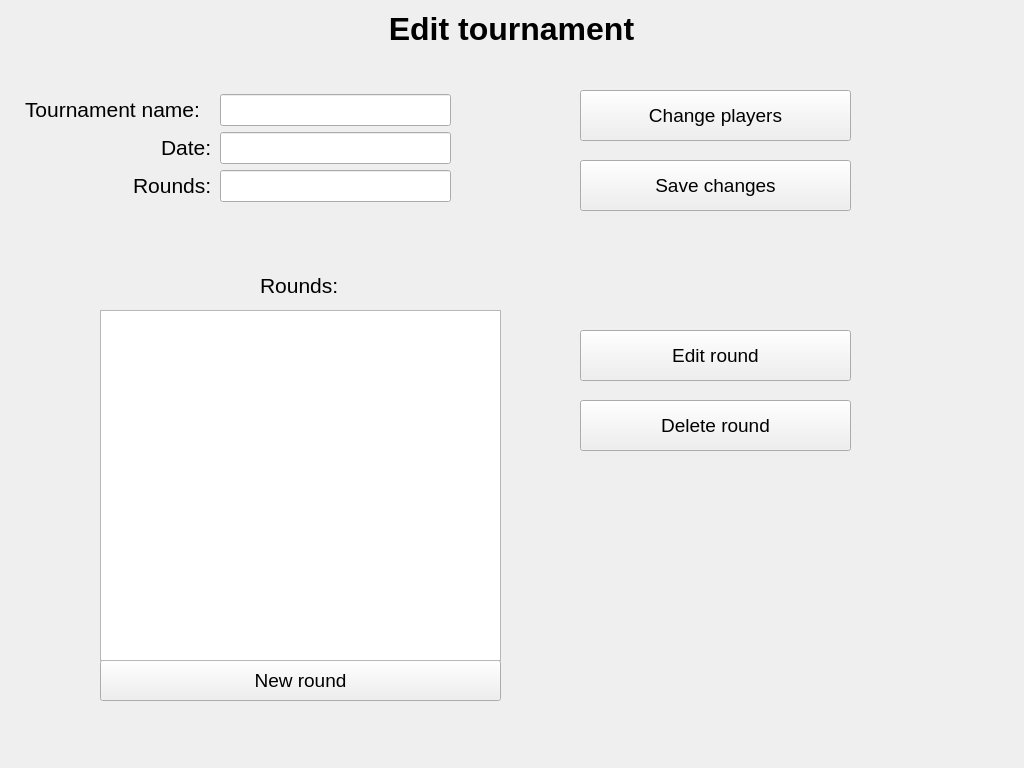
<?xml version="1.0" encoding="UTF-8"?>
<ui version="4.0">
 <class>EditTournament</class>
 <widget class="QWidget" name="EditTournament">
  <property name="geometry">
   <rect>
    <x>0</x>
    <y>0</y>
    <width>1024</width>
    <height>768</height>
   </rect>
  </property>
  <property name="font">
   <font>
    <pointsize>14</pointsize>
   </font>
  </property>
  <property name="windowTitle">
   <string>Form</string>
  </property>
  <widget class="QLabel" name="create_tournament_title">
   <property name="geometry">
    <rect>
     <x>6</x>
     <y>6</y>
     <width>1011</width>
     <height>45</height>
    </rect>
   </property>
   <property name="font">
    <font>
     <pointsize>24</pointsize>
     <weight>75</weight>
     <bold>true</bold>
    </font>
   </property>
   <property name="text">
    <string>Edit tournament</string>
   </property>
   <property name="alignment">
    <set>Qt::AlignCenter</set>
   </property>
  </widget>
  <widget class="QLabel" name="tournament_name_label">
   <property name="geometry">
    <rect>
     <x>25</x>
     <y>94</y>
     <width>189</width>
     <height>30</height>
    </rect>
   </property>
   <property name="font">
    <font>
     <pointsize>16</pointsize>
    </font>
   </property>
   <property name="text">
    <string>Tournament name:</string>
   </property>
  </widget>
  <widget class="QLineEdit" name="tournament_name_edit">
   <property name="geometry">
    <rect>
     <x>220</x>
     <y>94</y>
     <width>231</width>
     <height>32</height>
    </rect>
   </property>
  </widget>
  <widget class="QLabel" name="tournament_date_label">
   <property name="geometry">
    <rect>
     <x>161</x>
     <y>132</y>
     <width>53</width>
     <height>30</height>
    </rect>
   </property>
   <property name="font">
    <font>
     <pointsize>16</pointsize>
    </font>
   </property>
   <property name="text">
    <string>Date:</string>
   </property>
  </widget>
  <widget class="QLineEdit" name="tournament_date_edit">
   <property name="geometry">
    <rect>
     <x>220</x>
     <y>132</y>
     <width>231</width>
     <height>32</height>
    </rect>
   </property>
  </widget>
  <widget class="QLabel" name="tournament_rounds_label">
   <property name="geometry">
    <rect>
     <x>133</x>
     <y>170</y>
     <width>81</width>
     <height>30</height>
    </rect>
   </property>
   <property name="font">
    <font>
     <pointsize>16</pointsize>
    </font>
   </property>
   <property name="text">
    <string>Rounds:</string>
   </property>
  </widget>
  <widget class="QLineEdit" name="tournament_rounds_edit">
   <property name="geometry">
    <rect>
     <x>220</x>
     <y>170</y>
     <width>231</width>
     <height>32</height>
    </rect>
   </property>
  </widget>
  <widget class="QPushButton" name="new_round_button">
   <property name="geometry">
    <rect>
     <x>100</x>
     <y>660</y>
     <width>401</width>
     <height>41</height>
    </rect>
   </property>
   <property name="text">
    <string>New round</string>
   </property>
  </widget>
  <widget class="QPushButton" name="edit_tournament_button">
   <property name="geometry">
    <rect>
     <x>580</x>
     <y>160</y>
     <width>271</width>
     <height>51</height>
    </rect>
   </property>
   <property name="text">
    <string>Save changes</string>
   </property>
  </widget>
  <widget class="QLabel" name="label">
   <property name="geometry">
    <rect>
     <x>260</x>
     <y>270</y>
     <width>81</width>
     <height>30</height>
    </rect>
   </property>
   <property name="font">
    <font>
     <pointsize>16</pointsize>
    </font>
   </property>
   <property name="text">
    <string>Rounds:</string>
   </property>
  </widget>
  <widget class="QTableWidget" name="rounds_table">
   <property name="geometry">
    <rect>
     <x>100</x>
     <y>310</y>
     <width>401</width>
     <height>351</height>
    </rect>
   </property>
  </widget>
  <widget class="QPushButton" name="edit_players_button">
   <property name="geometry">
    <rect>
     <x>580</x>
     <y>90</y>
     <width>271</width>
     <height>51</height>
    </rect>
   </property>
   <property name="text">
    <string>Change players</string>
   </property>
  </widget>
  <widget class="QPushButton" name="edit_rounds_button">
   <property name="geometry">
    <rect>
     <x>580</x>
     <y>330</y>
     <width>271</width>
     <height>51</height>
    </rect>
   </property>
   <property name="text">
    <string>Edit round</string>
   </property>
  </widget>
  <widget class="QPushButton" name="delete_round">
   <property name="geometry">
    <rect>
     <x>580</x>
     <y>400</y>
     <width>271</width>
     <height>51</height>
    </rect>
   </property>
   <property name="text">
    <string>Delete round</string>
   </property>
  </widget>
 </widget>
 <resources/>
 <connections/>
</ui>
